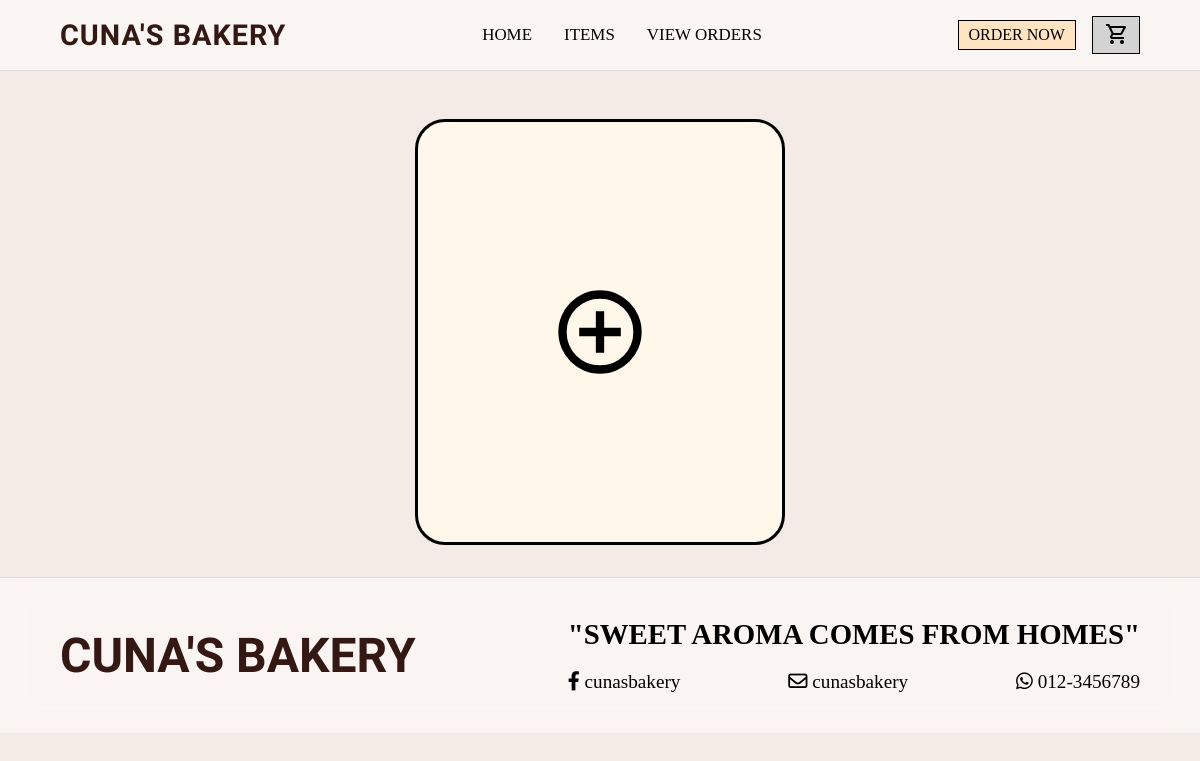
The page /admin.php (signed in) on the database as committed earlier.
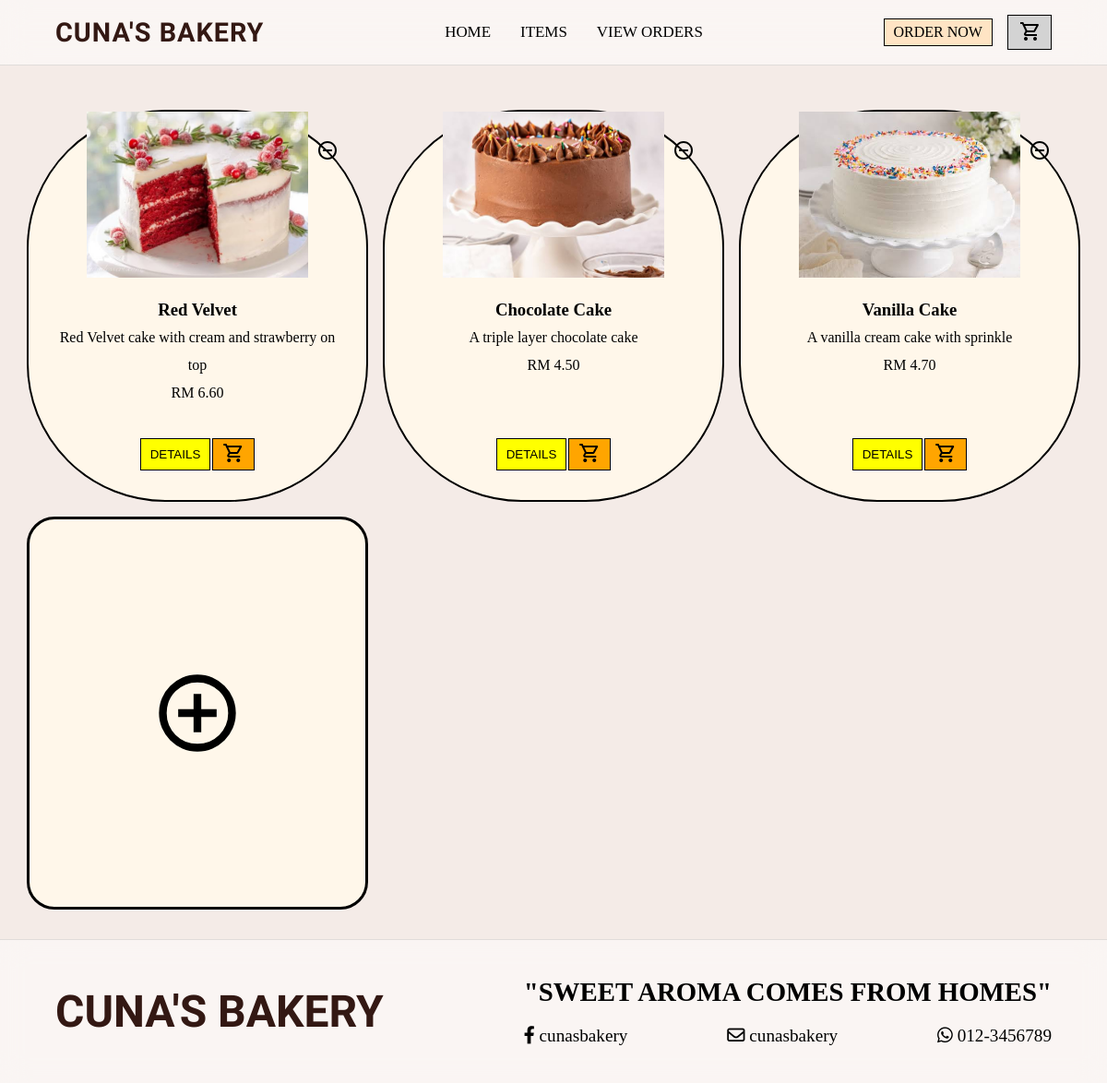
The same page on the database as committed later.
### tables this page shows
CREATE TABLE `products` (
  `productID` int(11) NOT NULL,
  `name` varchar(100) NOT NULL,
  `description` text DEFAULT NULL,
  `price` decimal(10,2) NOT NULL,
  `image` varchar(555) NOT NULL,
  `is_active` tinyint(1) NOT NULL DEFAULT 1
);

### admin.php (the view, shortened to what this page needs)
<?php
include "connect.php";
$result = $conn->query("SELECT * FROM products WHERE is_active = 1 ORDER BY productID");
?>
<!DOCTYPE html>
<html lang="en">
<head>
    <link rel="stylesheet" href="https://cdnjs.cloudflare.com/ajax/libs/font-awesome/6.0.0/css/all.min.css">
    <link rel="stylesheet" href="style.css">
</head>
<body>
    <nav>
        <div class="logo"><a href="index.php">CUNA'S BAKERY</a></div>
        <ul class="links">
            <li><a href="index.php">HOME</a></li>
            <li><a href="items.php">ITEMS</a></li>
            <li><a href="admin_orders.php">VIEW ORDERS</a></li>
        </ul>
        <div class="btns">
            <a href="items.php" class="order-now-btn">ORDER NOW</a>
            <a href="cart.php" class="cart-btn"><span class="material-symbols-outlined">shopping_cart</span></a>
        </div>
    </nav>
    <main>
        <div class="item-grid">
            <?php while ($row = $result->fetch_assoc()) { ?>
                <div class="item-card">
                    <div class="item-card-img">
                        <a href="del_item.php?productID=<?= $row['productID'] ?>" onclick="return confirm('Are you sure you want to delete this item?');">
                            </a>
                        <img src="<?= htmlspecialchars($row['image']) ?>">
                    </div>
                    <div class="item-card-details">
                        <h3><?php echo htmlspecialchars($row['name']) ?></h3>
                        <p><?php echo htmlspecialchars($row['description']) ?></p>
                        <p>RM <?php echo htmlspecialchars($row['price']) ?></p>
                    </div>
                    <div class="item-card-button">
                        <button class="item-details <?= $row['productID'] ?>" popovertarget="pd<?= $row['productID'] ?>">DETAILS</button>
                        <form method="POST" action="cart.php" style="display:inline;">
                            <button class="item-cart" type="submit" name="add_to_cart">
                                <span class="material-symbols-outlined">shopping_cart</span>
                            </button>
                        </form>
                    </div>
                </div>
            <?php
            } ?>
            <div class="add-item">
                <a href="add_item.php">
                </a>
            </div>
        </div>
    </main>
    <footer>
        <div class="brand-footer">
            <p>CUNA'S BAKERY</p>
        </div>
        <div class="footer-kanan">
            <p>"SWEET AROMA COMES FROM HOMES"</p>
            <div class="footer-kanan-span">
                <span><i class="fab fa-facebook-f"></i> cunasbakery </span>
                <span><i class="far fa-envelope"></i> cunasbakery</span>
                <span><i class="fab fa-whatsapp"></i> 012-3456789</span>
            </div>
        </div>
    </footer>
</body>
</html>

Rows that differ between the two databases and show on the page:
added products: image (picture), name "Red Velvet", description "Red Velvet cake with cream and strawberry on top", price "6.60"
added products: image (picture), name "Chocolate Cake", description "A triple layer chocolate cake", price "4.50"
added products: image (picture), name "Vanilla Cake", description "A vanilla cream cake with sprinkle", price "4.70"
